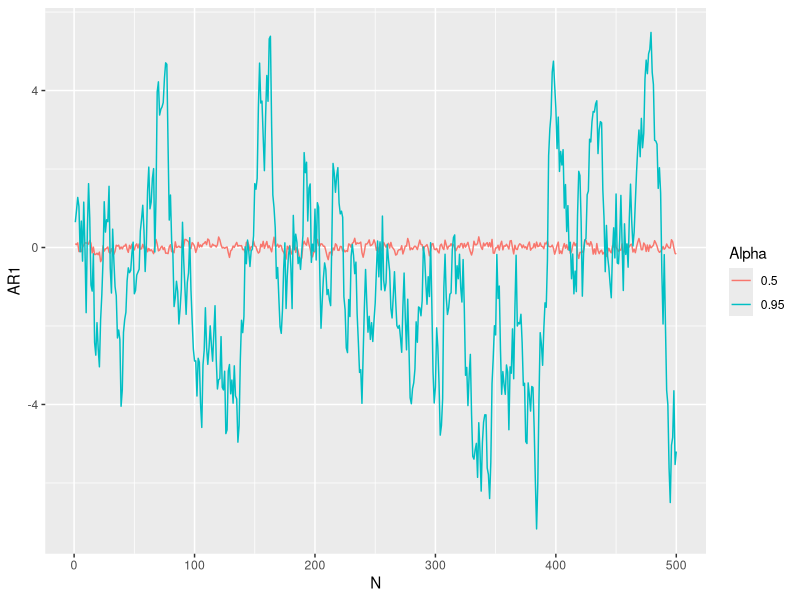
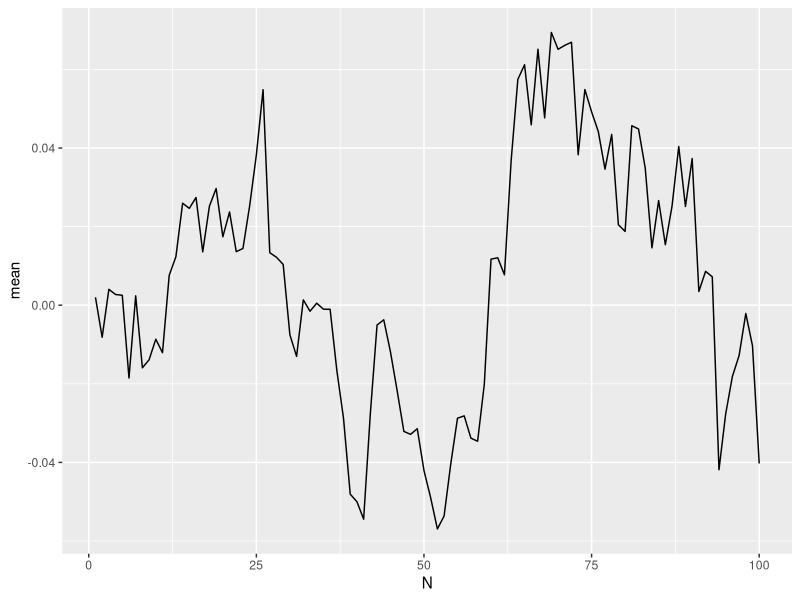

Here is the R script that generated these plots, in order:
## ---- chunk 1
knitr::opts_chunk$set(echo = TRUE)

library(ggplot2)
library(dplyr)
library(purrr)
library(tidyr)
library(MASS)
## ---- chunk 2
AR1 <- function(x_0, N, alpha, sigma) {
  x <- vector()
  for (i in seq(N)){
    # x[1] <- x_0
    if (i == 1){
      epsilon <- rnorm(1, mean = 0, sigma)
      x[i] <- alpha*x_0 + epsilon
    } else {
      epsilon <- rnorm(1, mean = 0, sigma)
      x[i] <- alpha*x[i - 1] + epsilon
    }
  }
  return(data_frame(AR1 = x, N = seq(N), alpha = alpha, sigma = sigma))
}

alpha <- c(0.95, 0.5)
sigma <- c(1, 0.1)
N <- c(500, 500)
x_0 <- c(0, 0)

args <- list(x_0, N, alpha, sigma)

pmap_dfr(args, AR1) %>% 
  ggplot(aes(N, AR1)) +
  geom_line(aes(color = factor(alpha))) +
  scale_color_discrete(name = "Alpha")
## ---- chunk 3
alpha <- rep(0.95, 5000)
sigma <- rep(1, 5000)
N <- rep(100, 5000)
x_0 <- rep(0, 5000)

args <- list(x_0, N, alpha, sigma)

df <- pmap_dfr(args, AR1) %>% 
  group_by(N) %>% 
  summarise(mean = mean(AR1))

ggplot(df, aes(N, mean)) +
  geom_line()
